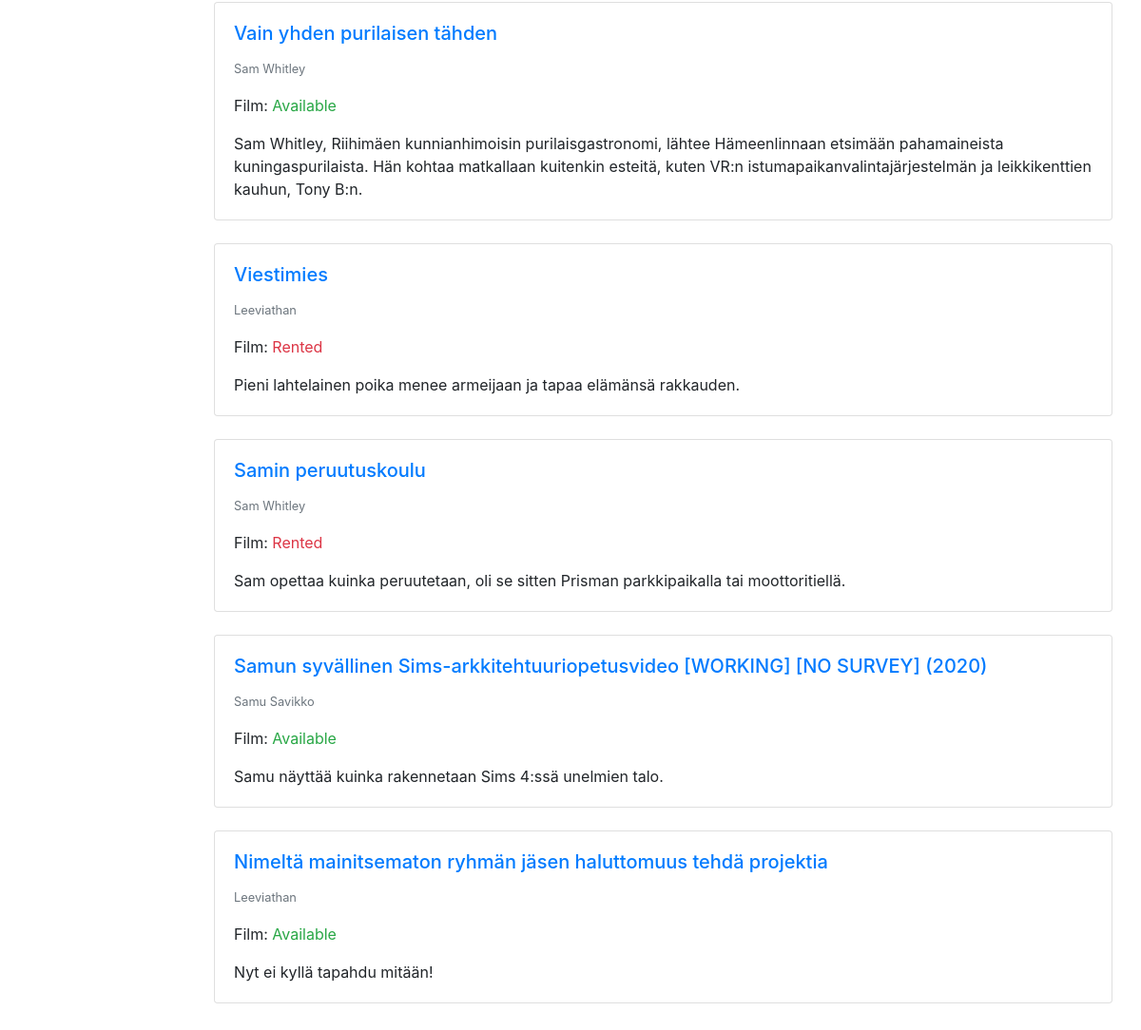
The app's page /?search=Film (lower part), older data.
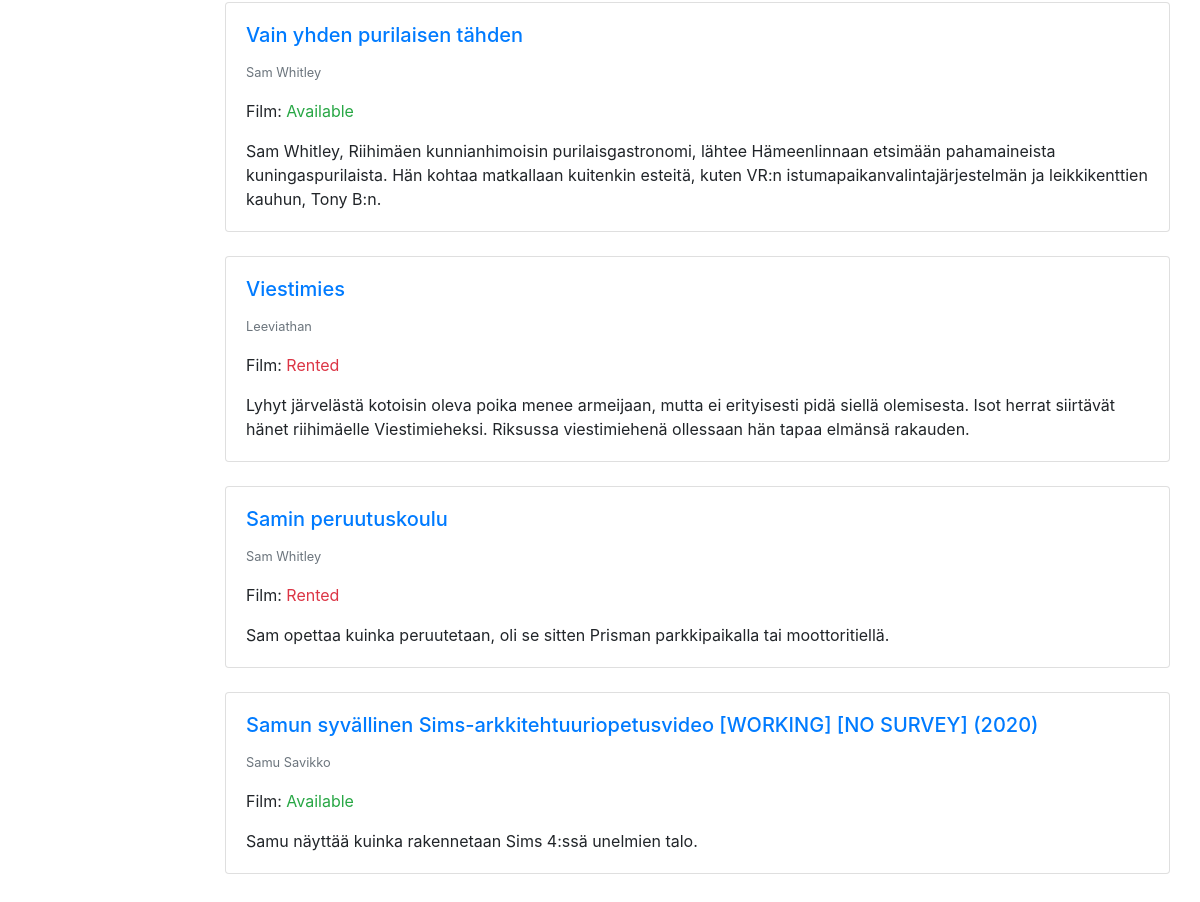
The same page, newer data.
### rental_system/models.py (models this page shows, shortened)
class Work(models.Model):
    creators = models.ManyToManyField(Creator)
    type = models.ForeignKey(Type, on_delete=models.CASCADE)
    genres = models.ManyToManyField(Genre)
    publishers = models.ManyToManyField(Publisher, null=True, blank=True)
    title = models.CharField(max_length=200)
    desc = models.TextField(max_length=500)
    trailer = models.URLField(blank=True)
    pub_date = models.IntegerField(
        default=2020,
        validators=[
            MaxValueValidator(datetime.date.today().year),
            MinValueValidator(1800)
        ]
    )
    def available(self):
        rented = RentedWork.objects.filter(rented_work_id = self.id, returned=False).order_by('-rent_date').first()
        if rented:
            return False
        else:
            return True

class Creator(models.Model):
    first_name = models.CharField(max_length=200, null=True)
    last_name = models.CharField(max_length=200, null=True)
    display_name = models.CharField(max_length=200, default="Display name")
    use_display_name = models.BooleanField(default=False)
    def __str__(self):
        if (self.use_display_name == True):
            return self.display_name
        else:
            return self.first_name + " " + self.last_name

class Type(models.Model):
    type = models.CharField(max_length=200)
    def __str__(self):
        return self.type

### rental_system/views.py (the view)
# urls.py: path('', views.index, name='index'),
def index(request):
    works = Work.objects.order_by('-pub_date').all()
    types = Type.objects.all()
    genres = Genre.objects.all()
    if not request.GET.get('search'):
        paginator = Paginator(works, 5)
        page_number = request.GET.get('page')
        page_obj = paginator.get_page(page_number)
    else:
        page_obj = works
    context = {'works': page_obj, 'types': types, 'genres': genres}
    query = ""
    if request.GET.get('search'):
        query = request.GET['search']
        context['query'] = str(query)
    posts = sorted(search(query), key=attrgetter('title'), reverse=True)
    context['posts'] = posts
    return render(request, 'rental_system/index.html', context)

### rental_system/models.py (called while the page is built)
    def __str__(self):
        return self.genre

### rental_system/views.py (called while the page is built)
def search(query=None):
    queryset = []
    queries = query.split(" ") #
    for search in queries:
        obj = Work.objects.filter(Q(title__iexact=search) | Q(desc__iexact=search))
        for post in obj:
            queryset.append(post)
    return list(set(queryset))

### rental_system/templates/rental_system/index.html (shortened to what this page needs)
{% extends 'base.html' %}
{% block content %}
{% load static %}
<link rel="stylesheet" href="{% static 'mobile.css' %}">
<div class="container-fluid">
    <div class="row">
        {% if types %}
        <div class="col-lg-2 col-12">
        </div>
        {% endif %}
        {% if works %}
        <div class="col-lg-10 col-12">
            {% for work in works %}
            {% if query in work.title.casefold or query in work.desc or query in work.creators.all|join:", " or query in work.genres.all|join:", "  or query in work.type.type %}
            <div class="card">
                <div class="card-body">
                    <a href="work/{{ work.id }}">
                        <h5 class="card-title">{{ work.title }}</h5>
                    </a>
                    <p class="card-text"><small class="text-muted">{{ work.creators.all|join:", " }}</small></p>
                    <p class="card-text">{{ work.type.type }}:
                    {% if work.available %}
                    <span class="text-success">Available</span>
                    {% else %}
                    <span class="text-danger">Rented</span>
                    {% endif %}
                    </p>
                    <p class="card-text">{{ work.desc }}</p>
                </div>
            </div>
            <br>
            {% endif %}
            {% endfor %}
        </div>
    </div>
    {% else %}
    <p>No works are available.</p>
    {% endif %}
</div>
{% endblock %}

Row changes from the older to the newer data that the page shows:
removed Work: title "Nimeltä mainitsematon ryhmän jäsen haluttomuus tehdä projektia", creators.all "Leeviathan", type.type "Film", shows "Available", desc "Nyt ei kyllä tapahdu mitään!"
changed Work "Viestimies": desc "Pieni lahtelainen poika menee armeijaan ja tapaa elämänsä rakkauden." → "Lyhyt järvelästä kotoisin oleva poika menee armeijaan, mutta ei erityisesti pidä siellä olemisesta. Isot herrat siirtävät hänet riihimäelle Viestimieheksi. Riksussa viestimiehenä ollessaan hän tapaa elmänsä rakauden."
